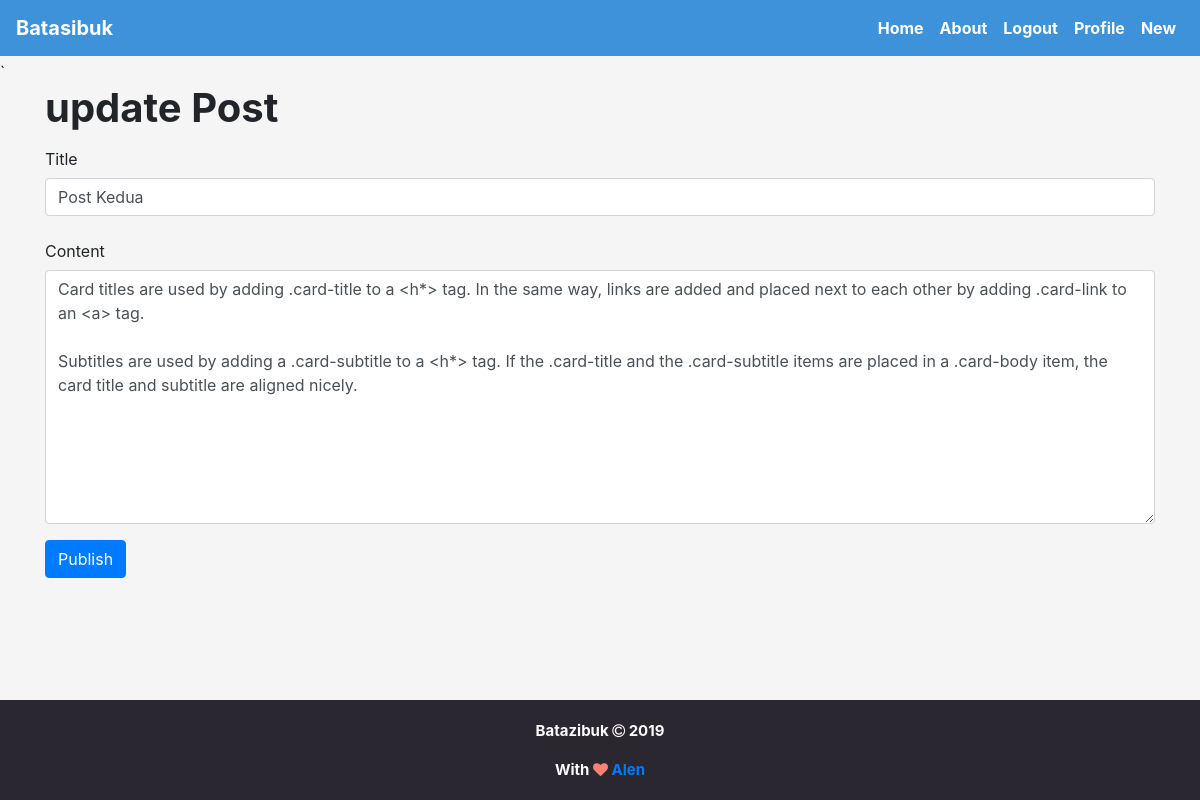
The app's page /blog/update/2 (signed in) with its own data.
### blog/models.py (models this page shows, shortened)
class Post(models.Model):
	title=models.CharField(max_length=100)
	content=models.TextField()
	date_posted=models.DateTimeField(default=timezone.now)
	author=models.ForeignKey(User,on_delete=models.CASCADE,related_name='posts')
	slug=models.SlugField(blank=True,editable=False,unique=True)

### blog/views.py (the view, shortened to what this page needs)
# urls.py: path('update/<int:pk>',PostUpdateView.as_view(),name='post-update'),
class PostUpdateView(LoginRequiredMixin,UserPassesTestMixin,UpdateView):
	model=Post
	form_class=CreateForm
	extra_context={
		'title':'update'
	}
	def test_func(self):
		post=self.get_object()
		if self.request.user==post.author:
			return True
		return False

### blog/forms.py
class CreateForm(forms.ModelForm):
	class Meta:
		model=Post
		fields=['title','content']
	def __init__(self,*args,**kwargs):
		super().__init__(*args,**kwargs)
		self.fields['title'].widget.attrs={'class':'form-control'}
		self.fields['content'].widget.attrs={'class':'form-control','rows':10}

### blog/templates/blog/post_form.html (shortened to what this page needs)
{% extends "blog/base.html" %}
{% block content %}
	<h1>{{title}} Post</h1>
	<form method="Post">
		<div class="form-group {% if form.title.errors %}has-error{% endif %}">
			<label for="{{form.title.id_for_label}}" class="col-form-label">
				{{form.title.label}}
			</label>
			{{form.title}}
		</div>
		<div class="form-group {% if form.content.errors %}has-error{% endif %}">
			<label for="{{form.content.id_for_label}}" class="col-form-label">
				{{form.content.label}}
			</label>
			{{form.content}}
		</div>
		<button type="submit" class="btn btn-primary">Publish</button>
	</form>
{% endblock content %}

### static/css/base.css (style rules this page uses)
html { position: relative; min-height: 100%; }
body { padding-bottom: 120px; min-height: 100%; background-color: whitesmoke; }
h1,h2,h3,h4,h5,h6 { font-weight: bold; }

### records on screen
Post: title "Post Kedua", content "Card titles are used by adding .card-title to a <h*> tag. In the same way, links are added and placed next to each other by adding .card-link to an <a> tag. Subtitles are used by adding a .card-subtitle to a <h*> tag. If the .card-title and the .card-subtitle items are placed in a .card-body item, the card title and subtitle are aligned nicely."

### other values on screen
{{ title }} "update"
